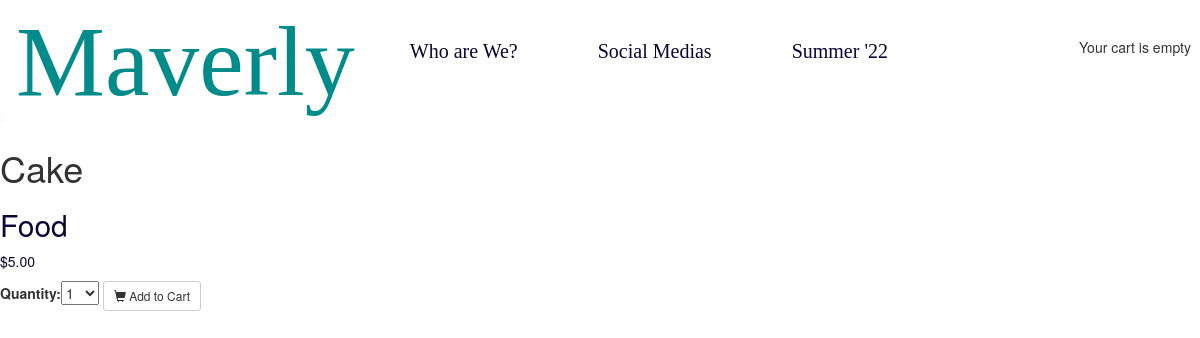
The page /2/cake/ on the database its author committed.
### shop/models.py (models this page shows, shortened)
class Product(models.Model):
    category =	models.ForeignKey(Category, related_name='products', on_delete=models.CASCADE)
    name = models.CharField(max_length=200,	db_index=True)
    slug = models.SlugField(max_length=200,	db_index=True)
    image =	models.ImageField(upload_to='products/%Y/%m/%d', blank=True)
    description	= models.TextField(blank=True)
    price =	models.DecimalField(max_digits=10,	decimal_places=2)
    available =	models.BooleanField(default=True)
    created	= models.DateTimeField(auto_now_add=True)
    updated	= models.DateTimeField(auto_now=True)
    class Meta:
        ordering = ('name',)
        index_together	=	(('id',	'slug'),)

class Category(models.Model):
    name = models.CharField(max_length=200, db_index=True)
    slug = models.SlugField(max_length=200, unique=True)
    class Meta:
        ordering = ('name',)
        verbose_name='category'
        verbose_name_plural = 'categories'
    def __str__(self):
        return self.name
    def get_absolute_url(self):
        return reverse("shop:product_list_by_category", args=[self.slug])

### shop/views.py (the view)
# urls.py: path('<int:id>/<slug:slug>/', views.product_detail, name='product_detail'),
def product_detail(request, id, slug):
    product = get_object_or_404(Product, id=id, slug=slug, available=True)
    cart_product_form = CartAddProductForm()
    return render(request, 'shop/product/detail.html',
    {'product': product, 'cart_product_form': cart_product_form})

### cart/forms.py
class CartAddProductForm(forms.Form):
    quantity =	forms.TypedChoiceField( choices=PRODUCT_QUANTITY_CHOICES, coerce=int)
    update = forms.BooleanField(required=False, initial=False,	widget= forms.HiddenInput)

### cart/cart.py (called while the page is built)
    def __len__(self):
        return sum(item['quantity'] for item in self.cart.values())

### cart/context_processors.py (called while the page is built)
def cart(request):
    return {'cart' : Cart(request)}

### shop/templates/shop/product/detail.html (shortened to what this page needs)
{%	extends	"shop/base.html"	%}
{%	load static	%}
{%	block content  %}
		<div class="product-detail">
			<img src="{% if	product.image %} {{ product.image.url}} {%else%}
				{%	static	'img/default-product.png'	%} {% endif	%}">
				<h1>{{ product.name	}}</h1>
				<h2> <a	href= "{{product.category.get_absolute_url}}"> {{product.category}}</a></h2>
				<p class="price">${{ product.price	}}</p>
				<form action="{% url 'cart:cart_add' product.id%}" method="post">
					{{cart_product_form}}
					<button class= "btn btn-default btn-sm" type="submit"> <span class="glyphicon glyphicon-shopping-cart"></span> Add to Cart</button>
				</form>
		</div>
{% endblock %}

### static/css/style.css (style rules this page uses)
p { color: rgb(11, 5, 49); }
a { color: rgb(11, 5, 49); }
body { background-color: white !important; }
.product-detail img { border-radius: 50%; max-width: 2px; max-height: 2px; }

### rows shown on the page
Product: name "Cake", category "Food", price "5.00"
